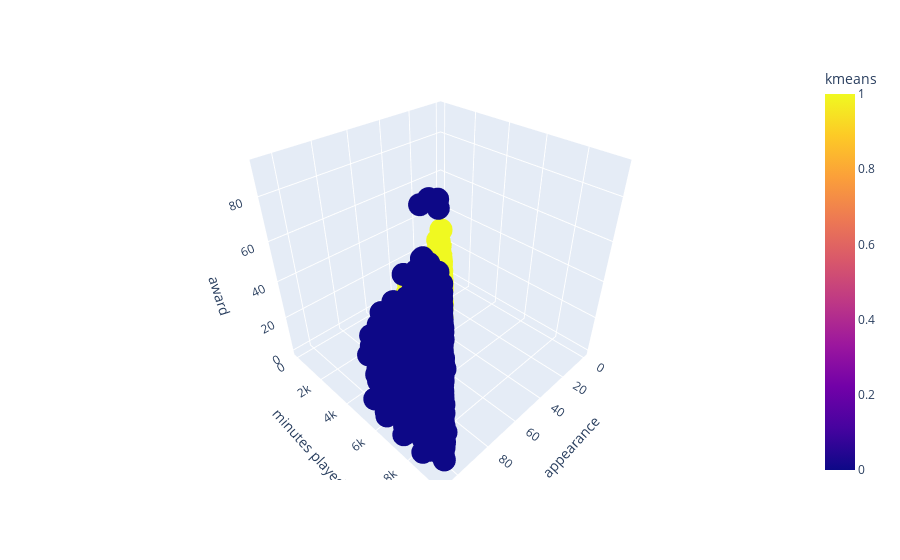

Notebook code for this chart:
### Code cell
import plotly
import plotly.express as px

fig = px.scatter_3d(X, x='appearance', y='minutes played', z='award',
              color='kmeans')
fig.show()

### Figure 1 — Plotly figure (JSON) as saved in the notebook; plotly's stock layout.template omitted (floating-point values rounded to 4 significant figures; data arrays with more than 128 entries replaced by an {"elided": "..."} marker saying what was removed)
{"data": [{"hovertemplate": "appearance=%{x}<br>minutes played=%{y}<br>award=%{z}<br>kmeans=%{marker.color}<extra></extra>", "legendgroup": "", "marker": {"color": {"elided": "10754 int values"}, "coloraxis": "coloraxis", "symbol": "circle"}, "mode": "markers", "name": "", "scene": "scene", "showlegend": false, "type": "scatter3d", "x": {"elided": "10754 int values"}, "y": {"elided": "10754 int values"}, "z": {"elided": "10754 int values"}}], "layout": {"coloraxis": {"colorbar": {"title": {"text": "kmeans"}}, "colorscale": [[0, "#0d0887"], [0.1111, "#46039f"], [0.2222, "#7201a8"], [0.3333, "#9c179e"], [0.4444, "#bd3786"], [0.5556, "#d8576b"], [0.6667, "#ed7953"], [0.7778, "#fb9f3a"], [0.8889, "#fdca26"], [1, "#f0f921"]]}, "legend": {"tracegroupgap": 0}, "margin": {"t": 60}, "scene": {"domain": {"x": [0, 1], "y": [0, 1]}, "xaxis": {"title": {"text": "appearance"}}, "yaxis": {"title": {"text": "minutes played"}}, "zaxis": {"title": {"text": "award"}}}}}
